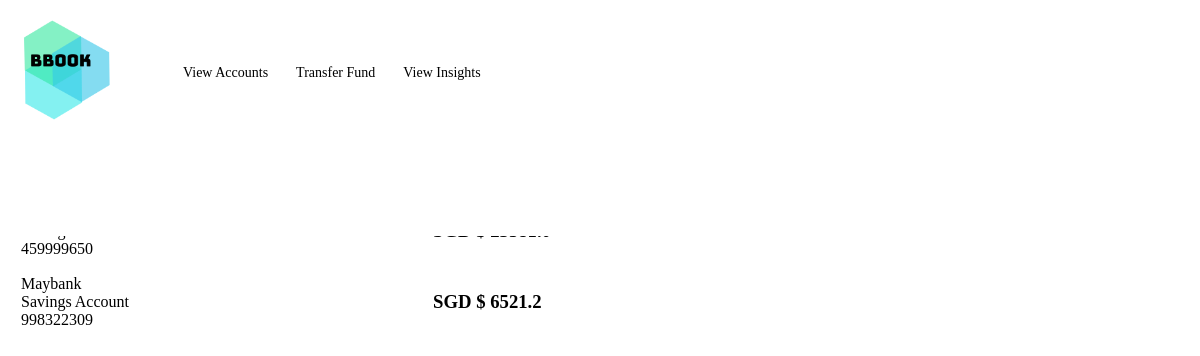
The page /depositaccounts/3 on the database as committed earlier.
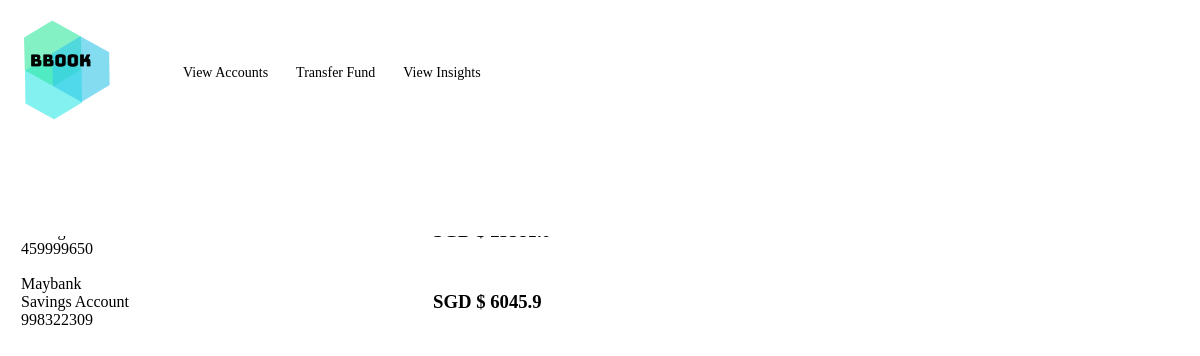
The same page on the database as committed later.
### tables this page shows
CREATE TABLE "Account" (
	`BankID`	INTEGER,
	`CustomerID`	INTEGER,
	`AccountType`	REAL,
	`AccountNumber`	INTEGER,
	`Balance`	REAL,
	PRIMARY KEY(`AccountNumber`),
	FOREIGN KEY(`CustomerID`) REFERENCES `Customer`(`CustomerID`),
	FOREIGN KEY(`BankID`) REFERENCES `Bank`(`BankID`)
);

CREATE TABLE `Bank` (
	`BankID`	INTEGER PRIMARY KEY AUTOINCREMENT,
	`BankName`	TEXT,
	`BankAddress`	TEXT,
	`BankTelephone`	INTEGER
);

### app.py (the view)
@app.route('/depositaccounts/<CustomerID>')
def depositaccounts(CustomerID):
       connection = sqlite3.connect("BBOOK.db")
       cursor = connection.execute("SELECT * FROM Account, Bank WHERE CustomerID = ? AND Account.BankID = Bank.BankID", (CustomerID,)).fetchall()
       connection.close()
       return flask.render_template("depositaccounts.html", cursor = cursor, CustomerID = CustomerID)

### templates/depositaccounts.html (shortened to what this page needs)
<!DOCTYPE html>
<html>
<head>
</head>
<body>
		<div class="navbar">
		<table>
		<tr>
		<td style= "width:150px">
            <a href="{{url_for('main', CustomerID = CustomerID)}}"><img src="{{ url_for('static', filename='BBOOK.png') }}" width="100" height=""/> </a>
		</td>
		<td style= "width:400px">
					<a href="{{url_for('accounts', CustomerID = CustomerID)}}">View Accounts</a>
					<a href="{{url_for('transfer', CustomerID = CustomerID)}}">Transfer Fund</a>
					<a href="{{url_for('insights', CustomerID = CustomerID)}}">View Insights</a>
					</td>
				</tr>
				</table>
            </div>
<div class="main">
		<table>
			<tr>
				<th><b>Deposit Accounts</b></th>
			{% for record in cursor %}
			</tr>
			<tr>
				<td>{{record[6]}}<br>{{record[2]}} Account<br>{{record[3]}}
				</td>
				<td><h3>SGD $ {{record[4] | round(2, 'floor') }}</h3></td>
			{% endfor %}
		</div>
</body>
</html>

Rows that differ between the two databases and show on the page:
changed Account "Savings": Balance "6521.2" → "6045.9"
